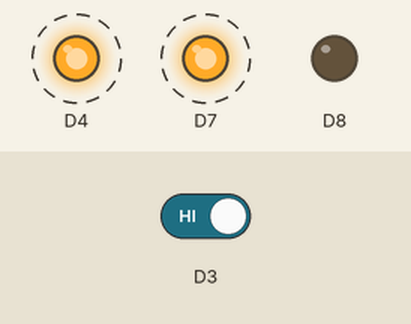
Recording of a sketch running on a simulated ESP8266 (NodeMCU). Parts: output pins drawn as LEDs (lit = HIGH). Dashed ring = blinking. The inputs (shaded band) are chosen by the test bench; at power-on: D3 HIGH.

Above: at 2.8 s.
2.9 s: D3 driven LOW
At 3.9 s:
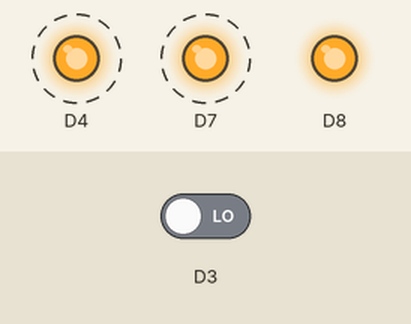
Timing chart, 0 to 12.4 s (numbered marks = the images above; inputs shaded):
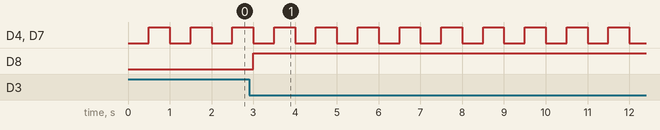

The sketch:

Actividad_4_-_1_ejercicio.ino
```cpp
void setup(){
  pinMode(D8,OUTPUT),
  pinMode(D7,OUTPUT);
  pinMode(D4,OUTPUT);
  pinMode(D3,INPUT);

  Serial.begin(9600);
}

void loop(){

  if(digitalRead(D3)==LOW){
    digitalWrite(D8,HIGH);
    digitalWrite(D4,LOW);
    delay(500);
    digitalWrite(D4,HIGH);
    digitalWrite(D7,HIGH);
    delay(500);
    digitalWrite(D7,LOW);
  } else {
    digitalWrite(D4,LOW);
    delay(500);
    digitalWrite(D4,HIGH);
    digitalWrite(D7,HIGH);
    delay(500);
    digitalWrite(D7,LOW);
  }

}
```

Measured:
- after the input at 2.9 s, D8: LOW → HIGH after 0.10 s
- by itself, D4, D7: alternates HIGH for 0.50 s and LOW for 0.50 s
